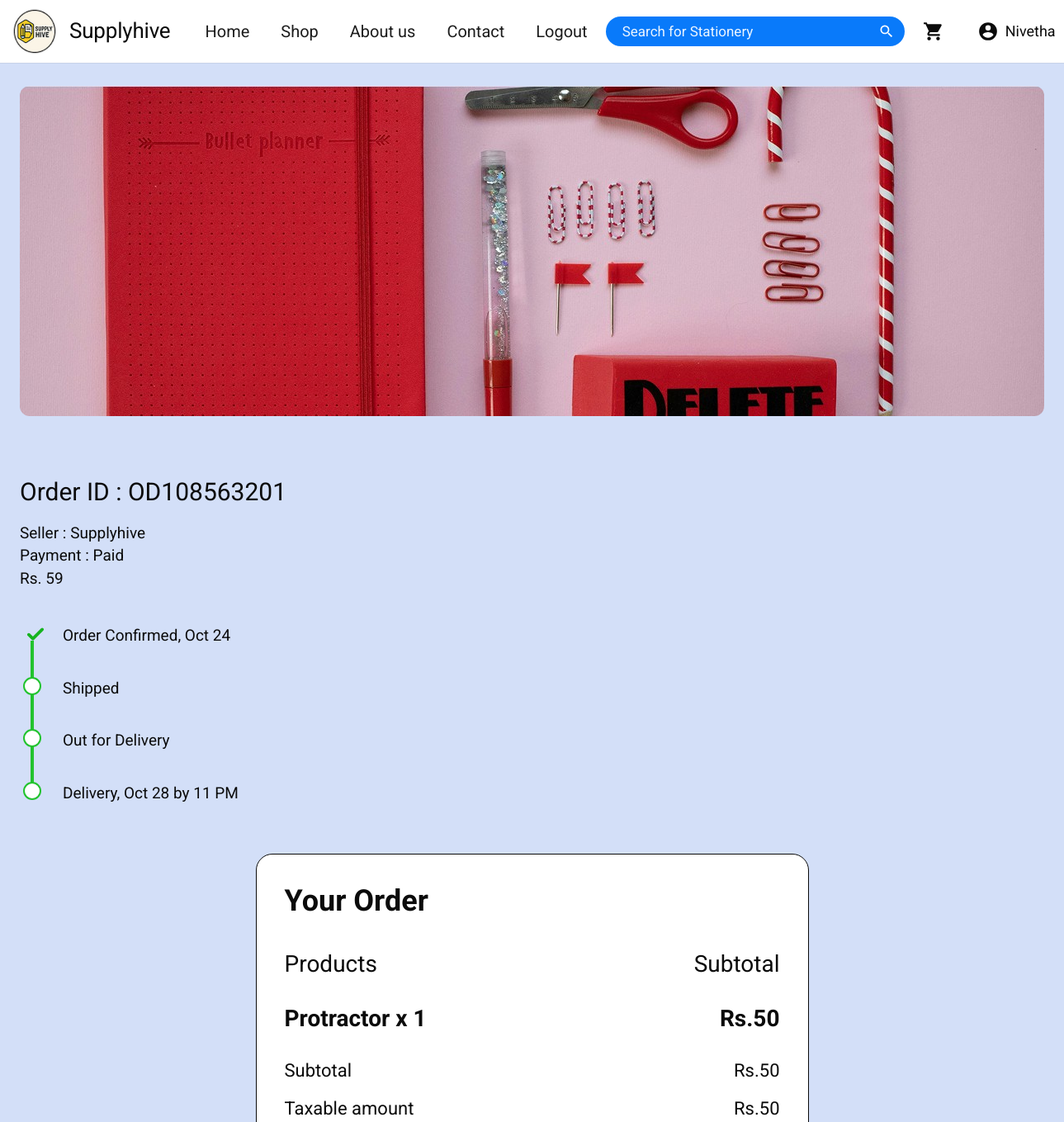
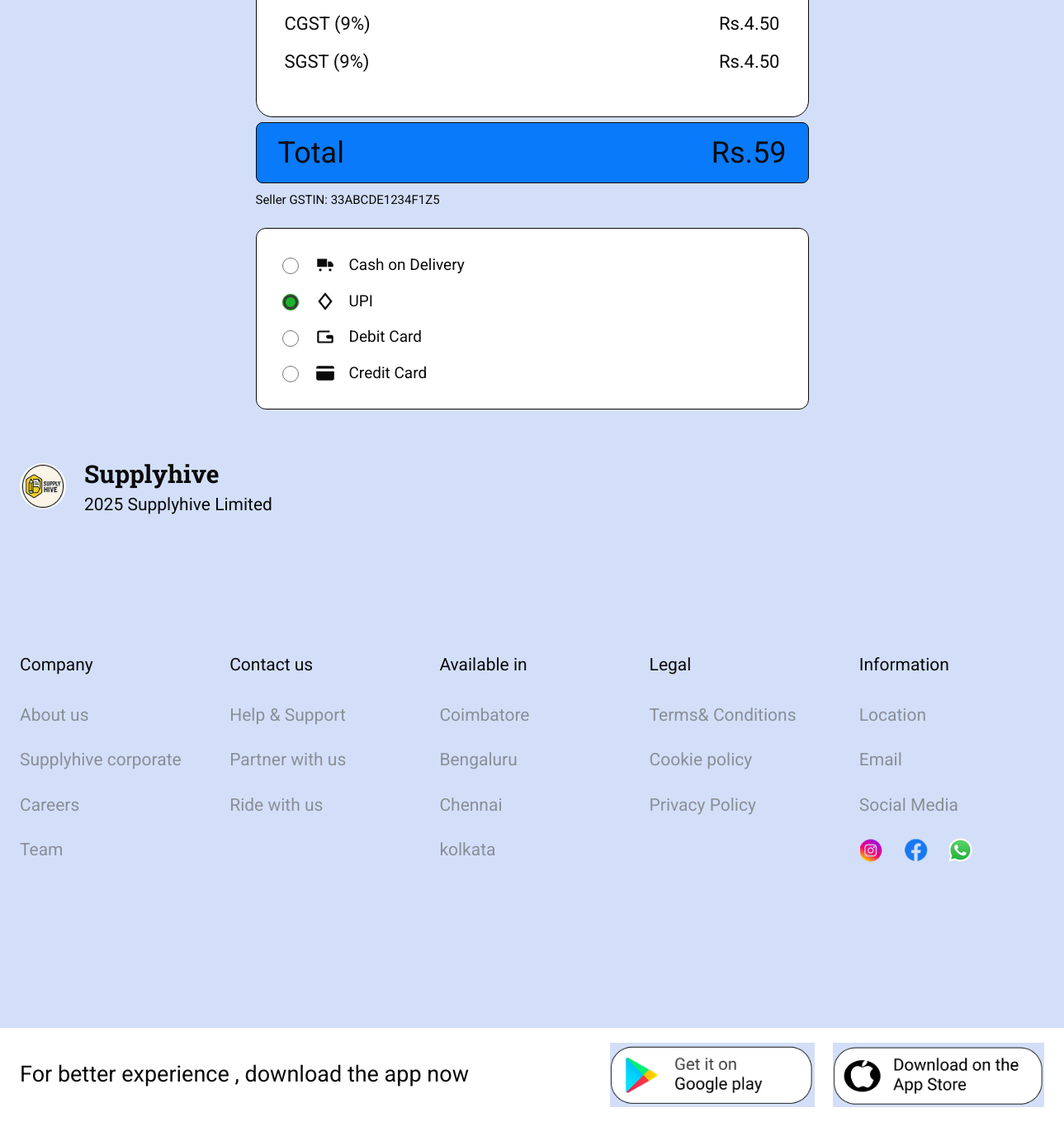
The page /tracking/ (signed in) on the database its author committed (2 pictures, top to bottom).
### shop/models.py (models this page shows, shortened)
class Order(models.Model):
    COD, UPI, DEBIT, CREDIT = "cod", "upi", "debit", "credit"
    PAYMENT_CHOICES = [
        (COD, "Cash on Delivery"),
        (UPI, "UPI"),
        (DEBIT, "Debit Card"),
        (CREDIT, "Credit Card"),
    ]
    CONFIRMED, SHIPPED, OUT_FOR_DELIVERY, DELIVERED = (
        "confirmed", "shipped", "out_for_delivery", "delivered",
    )
    STATUS_CHOICES = [
        (CONFIRMED, "Order Confirmed"),
        (SHIPPED, "Shipped"),
        (OUT_FOR_DELIVERY, "Out for Delivery"),
        (DELIVERED, "Delivered"),
    ]
    _STEPS_DONE = {CONFIRMED: 1, SHIPPED: 2, OUT_FOR_DELIVERY: 3, DELIVERED: 4}
    DELIVERY_DAYS = 4
    PAYMENT_PENDING, PAYMENT_PAID, PAYMENT_FAILED = "pending", "paid", "failed"
    PAYMENT_STATUS_CHOICES = [
        (PAYMENT_PENDING, "Pending"),
        (PAYMENT_PAID, "Paid"),
        (PAYMENT_FAILED, "Failed"),
    ]
    PAID = PAYMENT_PAID
    order_code = models.CharField(max_length=11, unique=True, editable=False)
    user = models.ForeignKey(
        settings.AUTH_USER_MODEL, null=True, blank=True, on_delete=models.SET_NULL, related_name="orders"
    )
    customer_name = models.CharField(max_length=100)
    street_address = models.CharField(max_length=200)
    town_city = models.CharField(max_length=100)
    postal_code = models.CharField(max_length=20)
    payment_method = models.CharField(max_length=10, choices=PAYMENT_CHOICES, default=COD)
    payment_status = models.CharField(max_length=10, choices=PAYMENT_STATUS_CHOICES, default=PAYMENT_PENDING)
    payment_reference = models.CharField(max_length=20, blank=True, editable=False)
    upi_id = models.CharField(max_length=100, blank=True, editable=False)
    card_brand = models.CharField(max_length=30, blank=True, editable=False)
    card_last4 = models.CharField(max_length=4, blank=True, editable=False)
    paid_at = models.DateTimeField(null=True, blank=True, editable=False)
    status = models.CharField(max_length=20, choices=STATUS_CHOICES, default=CONFIRMED)
    subtotal = models.DecimalField(max_digits=10, decimal_places=2, default=0, editable=False)
    discount = models.DecimalField(max_digits=10, decimal_places=2, default=0, editable=False)
    taxable_value = models.DecimalField(max_digits=10, decimal_places=2, default=0, editable=False)
    gst_rate = models.DecimalField(max_digits=5, decimal_places=2, default=default_gst_rate, editable=False)
    cgst = models.DecimalField(max_digits=10, decimal_places=2, default=0, editable=False)
    sgst = models.DecimalField(max_digits=10, decimal_places=2, default=0, editable=False)
    total = models.DecimalField(max_digits=10, decimal_places=2, default=0)
    created_at = models.DateTimeField(auto_now_add=True)
    class Meta:
        ordering = ["-created_at", "-id"]
        verbose_name_plural = "orders"
    @property
    def is_online_payment(self):
        return self.payment_method != self.COD
    @property
    def payment_label(self):
        if not self.is_online_payment:
            return "Pay on delivery"
        return dict(self.PAYMENT_STATUS_CHOICES)[self.payment_status]
    def bill(self):
        return {
            "subtotal": self.subtotal,
            "discount": self.discount,
            "taxable": self.taxable_value,
            "gst_rate": self.gst_rate,
            "half_rate": self.gst_rate / 2,
            "cgst": self.cgst,
            "sgst": self.sgst,
            "gst": self.cgst + self.sgst,
            "total": self.total,
            "gstin": settings.SELLER_GSTIN,
        }
    def timeline(self):
        placed = timezone.localtime(self.created_at) if self.created_at else None
        delivery = placed + timedelta(days=self.DELIVERY_DAYS) if placed else None
        labels = [
            f"Order Confirmed, {placed:%b} {placed.day}" if placed else "Order Confirmed",
            "Shipped",
            "Out for Delivery",
            f"Delivery, {delivery:%b} {delivery.day} by 11 PM" if delivery else "Delivery",
        ]
        done_count = self._STEPS_DONE.get(self.status, 1)
        return [{"label": label, "done": index < done_count} for index, label in enumerate(labels)]

class Product(models.Model):
    code = models.CharField(max_length=50, unique=True, help_text='Stable id used by the cart, e.g. "office-1".')
    name = models.CharField(max_length=150)
    category = models.ForeignKey(Category, on_delete=models.PROTECT, related_name="products")
    price = models.DecimalField(max_digits=8, decimal_places=2)
    offer_text = models.CharField(max_length=150, blank=True)
    rating = models.PositiveSmallIntegerField(
        default=5, validators=[MinValueValidator(1), MaxValueValidator(5)]
    )
    image = models.ImageField(upload_to="products/")
    tagline = models.CharField(max_length=200, blank=True)
    description = models.TextField(blank=True)
    key_features = models.TextField(blank=True, help_text="One feature per line.")
    is_featured = models.BooleanField(default=False)
    is_back_to_school = models.BooleanField(default=False)
    display_order = models.PositiveIntegerField(default=0)
    created_at = models.DateTimeField(auto_now_add=True)
    class Meta:
        ordering = ["category__display_order", "display_order", "name"]
        verbose_name_plural = "products"

class OrderItem(models.Model):
    order = models.ForeignKey(Order, on_delete=models.CASCADE, related_name="items")
    product = models.ForeignKey(Product, on_delete=models.PROTECT)
    quantity = models.PositiveIntegerField()
    unit_price = models.DecimalField(max_digits=8, decimal_places=2)
    line_total = models.DecimalField(max_digits=10, decimal_places=2, blank=True)
    class Meta:
        ordering = ["id"]
        verbose_name_plural = "order items"

### shop/views.py (the view)
# urls.py: path("tracking/", views.tracking, name="tracking"),
@login_required
def tracking(request):
    order = _current_order(request)
    return render(
        request,
        "pages/tracking.html",
        {
            "active": "orders",
            "order": order,
            "steps": order["steps"] if order else [],
            "payment_methods": _payment_methods(),
        },
    )

### shop/cart.py (called while the page is built)
def count(request):
    return sum(request.session.get(CART_SESSION_KEY, {}).values())

### shop/context_processors.py (called while the page is built)
def cart_summary(request):
    return {
        "cart_count": cart_service.count(request),
        "nav_categories": Category.objects.all(),
        "footer_columns": content.FOOTER_COLUMNS,
    }

### shop/views.py (called while the page is built)
def _payment_methods():
    return [
        {"value": value, "label": label, "icon": content.PAYMENT_ICONS[value]}
        for value, label in Order.PAYMENT_CHOICES
    ]

### templates/pages/tracking.html (shortened to what this page needs)
{% extends "base.html" %}
{% load static %}
{% block content %}
<section class="container">
  {% if not order %}
    <div class="empty-cart">
      <p>You have no orders to track yet.</p>
      <a class="btn btn--pill" href="{% url 'shop' %}">Continue shopping</a>
    </div>
  {% else %}
  <div class="order-banner">
    <img src="{% static 'img/banner-order.jpg' %}" alt="Red stationery flat lay">
  </div>
  <div class="track-head">
    <h2>Order ID : {{ order.code }}</h2>
    <p>Seller : Supplyhive<br>Payment : {{ order.payment_label }}<br>Rs. {{ order.total|floatformat:"-2" }}</p>
  </div>
  <ol class="timeline">
    {% for step in steps %}
      <li class="timeline__item {% if step.done %}is-done{% endif %}">
        <span class="timeline__dot">{% if step.done %}{% include "partials/icons.html" with name="check" %}{% endif %}</span>
        {{ step.label }}
      </li>
    {% endfor %}
  </ol>
  <div class="track-summary">
    <div class="order-box">
      <h2>Your Order</h2>
      <div class="order-box__row"><span>Products</span><span>Subtotal</span></div>
      {% for line in order.lines %}
        <div class="order-box__row order-box__row--item">
          <span>{{ line.name }} x {{ line.quantity }}</span><span>Rs.{{ line.total|floatformat:"-2" }}</span>
        </div>
      {% endfor %}
      <div class="order-box__row bill-line"><span>Subtotal</span><span>Rs.{{ order.bill.subtotal|floatformat:"-2" }}</span></div>
      {% if order.bill.gst_rate %}
        <div class="order-box__row bill-line"><span>Taxable amount</span><span>Rs.{{ order.bill.taxable|floatformat:"-2" }}</span></div>
        <div class="order-box__row bill-line"><span>CGST ({{ order.bill.half_rate|floatformat:"-2" }}%)</span><span>Rs.{{ order.bill.cgst|floatformat:"-2" }}</span></div>
        <div class="order-box__row bill-line"><span>SGST ({{ order.bill.half_rate|floatformat:"-2" }}%)</span><span>Rs.{{ order.bill.sgst|floatformat:"-2" }}</span></div>
      {% endif %}
    </div>
    <div class="order-total order-total--solid"><span>Total</span><span>Rs.{{ order.total|floatformat:"-2" }}</span></div>
    {% if order.bill.gst_rate %}<p class="bill-note">Seller GSTIN: {{ order.bill.gstin }}</p>{% endif %}
    <div class="pay-box">
      {% for method in payment_methods %}
        <label class="pay-option">
          <input type="radio" name="payment" value="{{ method.value }}" {% if method.value == order.payment %}checked{% endif %} onclick="return false;" tabindex="-1">
          {% include "partials/icons.html" with name=method.icon %}
          <span>{{ method.label }}</span>
        </label>
      {% endfor %}
    </div>
  </div>
  {% endif %}
</section>
{% endblock %}

### templates/base.html (shortened to what this page needs)
{% load static %}<!DOCTYPE html>
<html lang="en">
<head>
  <link rel="stylesheet" href="{% static 'css/fonts.css' %}">
  <link rel="stylesheet" href="{% static 'css/style.css' %}">
</head>
<body>
  <header class="site-header">
    <div class="nav">
      <a class="brand" href="{% url 'home' %}">
        <img src="{% static 'img/logo.png' %}" alt="Supplyhive logo" class="brand__mark">
        <span class="brand__name">Supplyhive</span>
      </a>
      <nav class="nav__links" id="primaryNav" aria-label="Primary">
        <a href="{% url 'home' %}" class="{% if active == 'home' %}is-active{% endif %}">Home</a>
        <a href="{% url 'shop' %}" class="{% if active == 'shop' %}is-active{% endif %}">Shop</a>
        <a href="{% url 'about' %}" class="{% if active == 'about' %}is-active{% endif %}">About us</a>
        <a href="{% url 'contact' %}" class="{% if active == 'contact' %}is-active{% endif %}">Contact</a>
        {% if user.is_authenticated %}
          <form method="post" action="{% url 'signout' %}">
            <button type="submit" class="nav__logout">Logout</button>
          </form>
        {% else %}
          <a href="{% url 'signin' %}" class="{% if active == 'login' %}is-active{% endif %}">Login/Register</a>
        {% endif %}
      </nav>
      <form class="search" action="{% url 'search' %}" method="get" role="search">
        <input id="siteSearch" type="search" name="q" placeholder="Search for Stationery" value="{{ query|default:'' }}">
        <button type="submit" aria-label="Search">{% include "partials/icons.html" with name="search" %}</button>
      </form>
      <div class="nav__actions">
        <a href="{% url 'cart' %}" class="nav__icon" aria-label="Cart">
        </a>
        {% if user.is_authenticated %}
        <a href="{% url 'my_order' %}" class="nav__icon nav__user" aria-label="My account">
          {% include "partials/icons.html" with name="account" %}
          <span class="nav__user-name">{{ user.first_name|default:user.email }}</span>
        </a>
        {% else %}
        <a href="{% url 'signin' %}" class="nav__icon" aria-label="Account">
          {% include "partials/icons.html" with name="account" %}
        </a>
        {% endif %}
      </div>
    </div>
  </header>
  <main id="main">
    {% block content %}{% endblock %}
  </main>
  <footer class="site-footer">
    <div class="container">
      <div class="footer__brand">
        <img src="{% static 'img/logo.png' %}" alt="" class="footer__mark">
        <div>
          <p class="footer__name">Supplyhive</p>
          <p class="footer__legal">2025 Supplyhive Limited</p>
        </div>
      </div>
      <div class="footer__grid">
        {% for column in footer_columns %}
          <div class="footer__col">
            <h3>{{ column.title }}</h3>
            <ul>
              {% for link in column.links %}<li><a href="{% url link.name %}{% if link.anchor %}#{{ link.anchor }}{% endif %}">{{ link.label }}</a></li>{% endfor %}
            </ul>
          </div>
        {% endfor %}
        <div class="footer__col">
          <h3>Information</h3>
          <ul>
            <li><a href="{% url 'contact' %}#contact-location">Location</a></li>
            <li><a href="{% url 'contact' %}#contact-email">Email</a></li>
            <li><a href="#footerSocial">Social Media</a></li>
          </ul>
          <div class="footer__social" id="footerSocial">
            <a href="https://www.instagram.com/accounts/login/" target="_blank" rel="noopener noreferrer" aria-label="Instagram login"><img src="{% static 'img/ic-instagram.png' %}" alt=""></a>
            <a href="https://www.facebook.com/login/" target="_blank" rel="noopener noreferrer" aria-label="Facebook login"><img src="{% static 'img/ic-facebook.png' %}" alt=""></a>
            <a href="https://web.whatsapp.com/" target="_blank" rel="noopener noreferrer" aria-label="WhatsApp login"><img src="{% static 'img/ic-whatsapp.png' %}" alt=""></a>
          </div>
        </div>
      </div>
    </div>
    <div class="footer__apps">
      <div class="container footer__apps-inner">
        <p>For better experience , download the app now</p>
        <div class="footer__badges">
          <a href="{% url 'home' %}"><img src="{% static 'img/badge-googleplay.png' %}" alt="Get it on Google Play"></a>
          <a href="{% url 'home' %}"><img src="{% static 'img/badge-appstore.png' %}" alt="Download on the App Store"></a>
        </div>
      </div>
    </div>
  </footer>
</body>
</html>

### rows shown on the page
Order: code "OD108563201", payment_label "Paid", total "59", bill.subtotal "50", bill.taxable "50", bill.cgst "4.50", bill.sgst "4.50", payment_method "☐ Cash on Delivery" "☑ UPI" "☐ Debit Card" "☐ Credit Card"
Product: name "Protractor"
OrderItem: total "50"

### other values the page prints
{{ user.first_name|default:user.email }} "Nivetha"
{{ step.label }} "Order Confirmed, Oct 24" "Shipped" "Out for Delivery" "Delivery, Oct 28 by 11 PM"
{{ line.quantity }} "1"
{{ order.bill.half_rate|floatformat:"-2" }} "9"
{{ order.bill.gstin }} "33ABCDE1234F1Z5"
{{ method.label }} "Cash on Delivery" "UPI" "Debit Card" "Credit Card"
{{ column.title }} "Company" "Contact us" "Available in" "Legal"
{{ link.label }} "About us" "Supplyhive corporate" "Careers" "Team" "Help & Support" "Partner with us" "Ride with us" "Coimbatore" "Bengaluru" "Chennai" "kolkata" "Terms& Conditions" "Cookie policy" "Privacy Policy"
